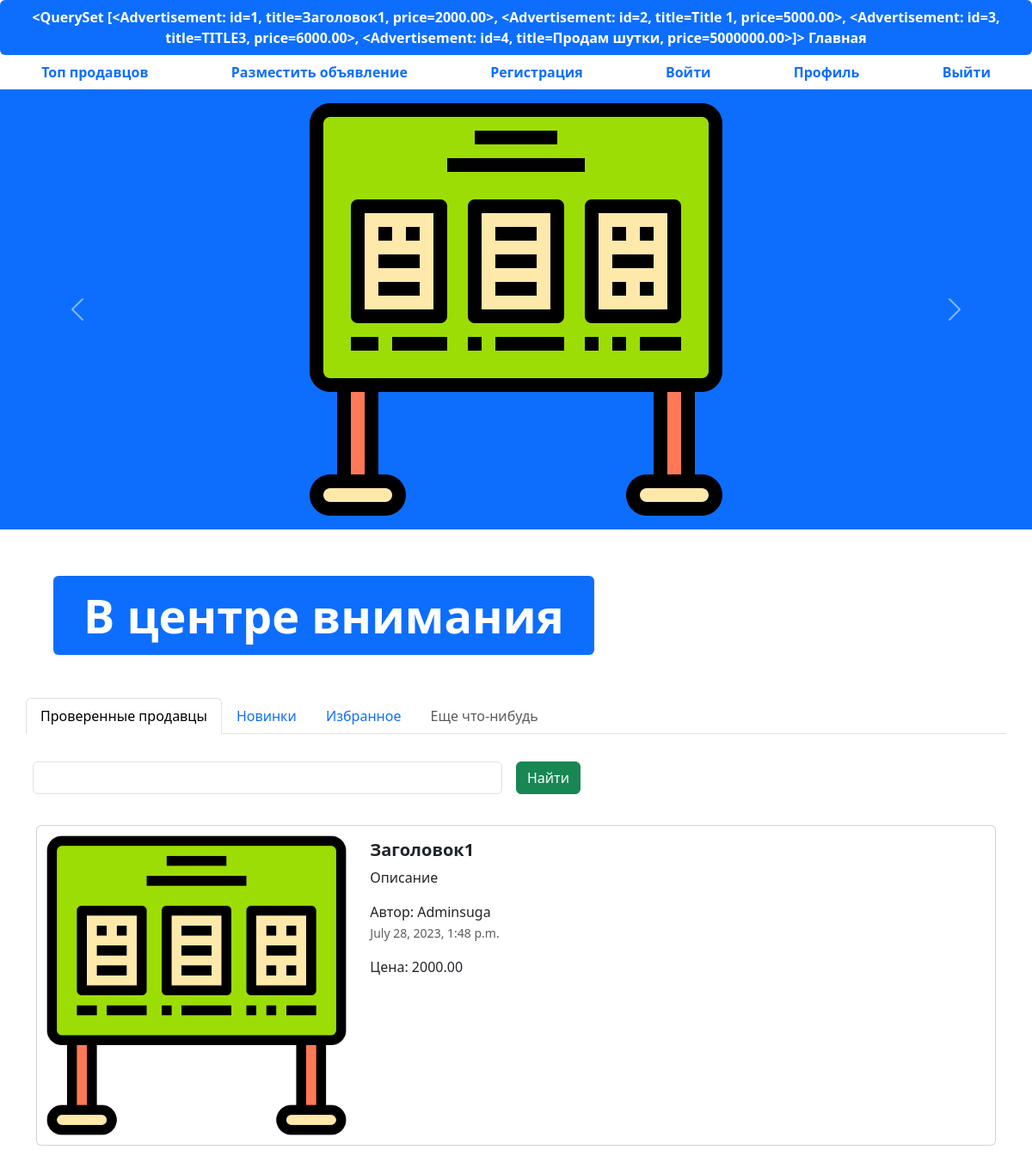
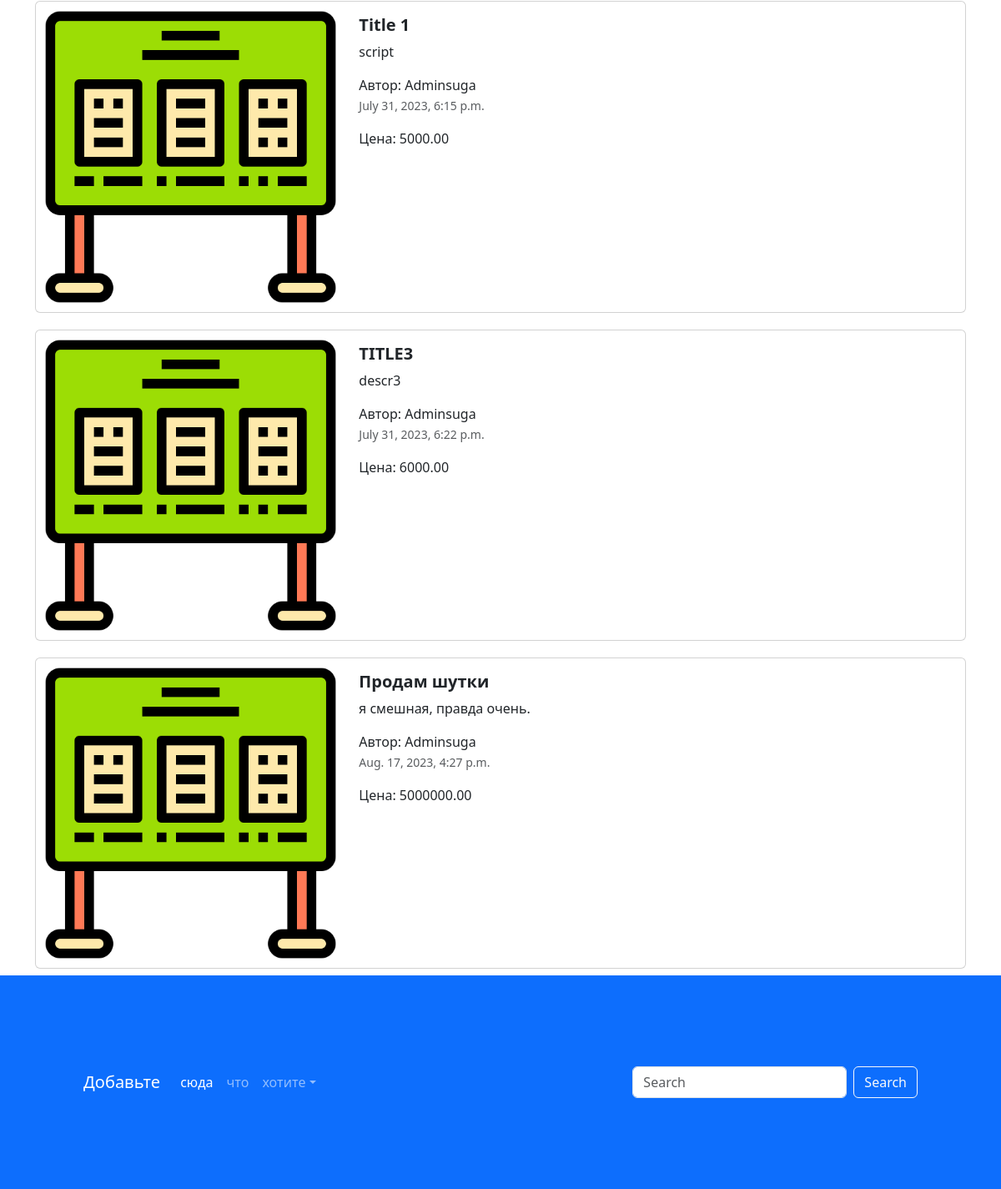
Before: / with the older database file (2 pictures, top to bottom).
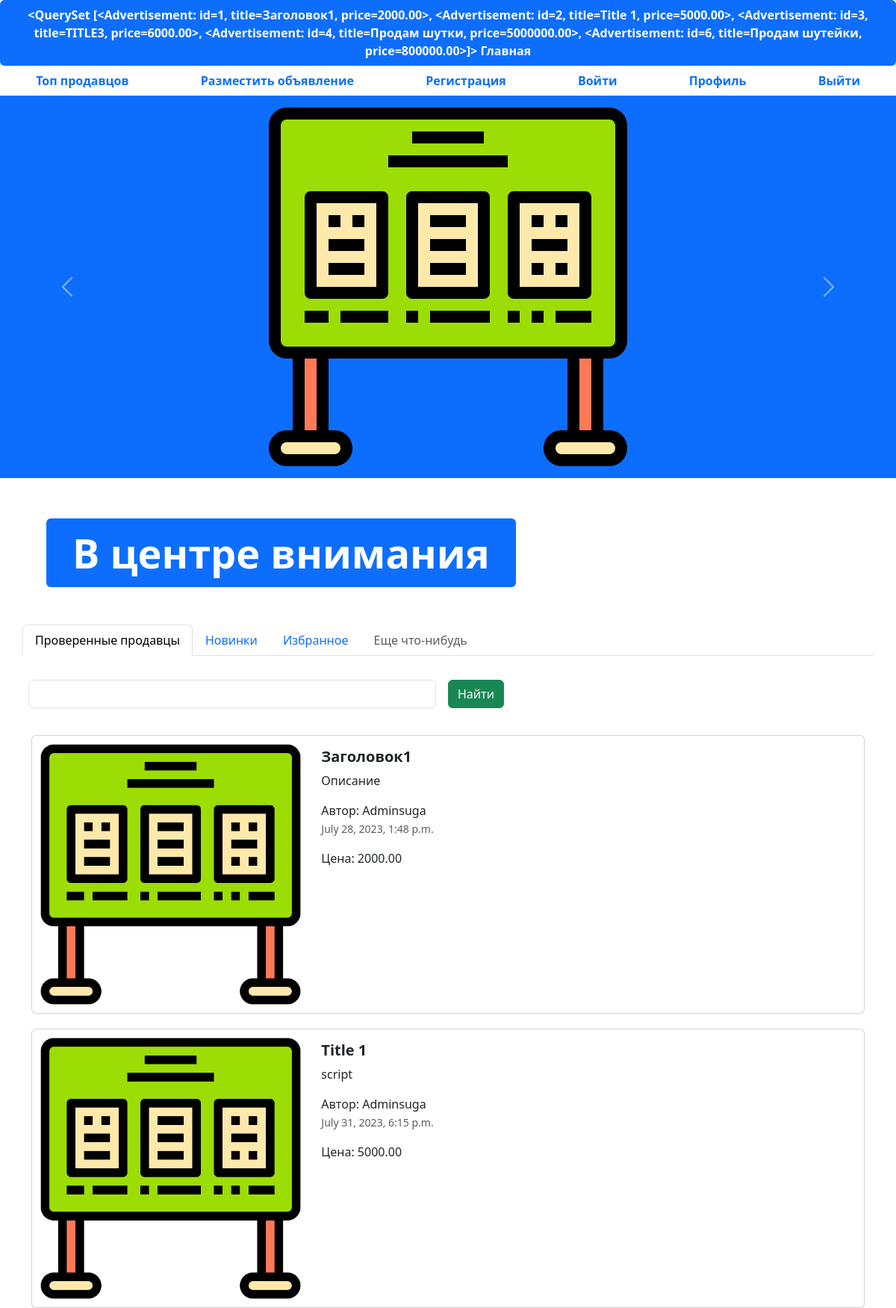
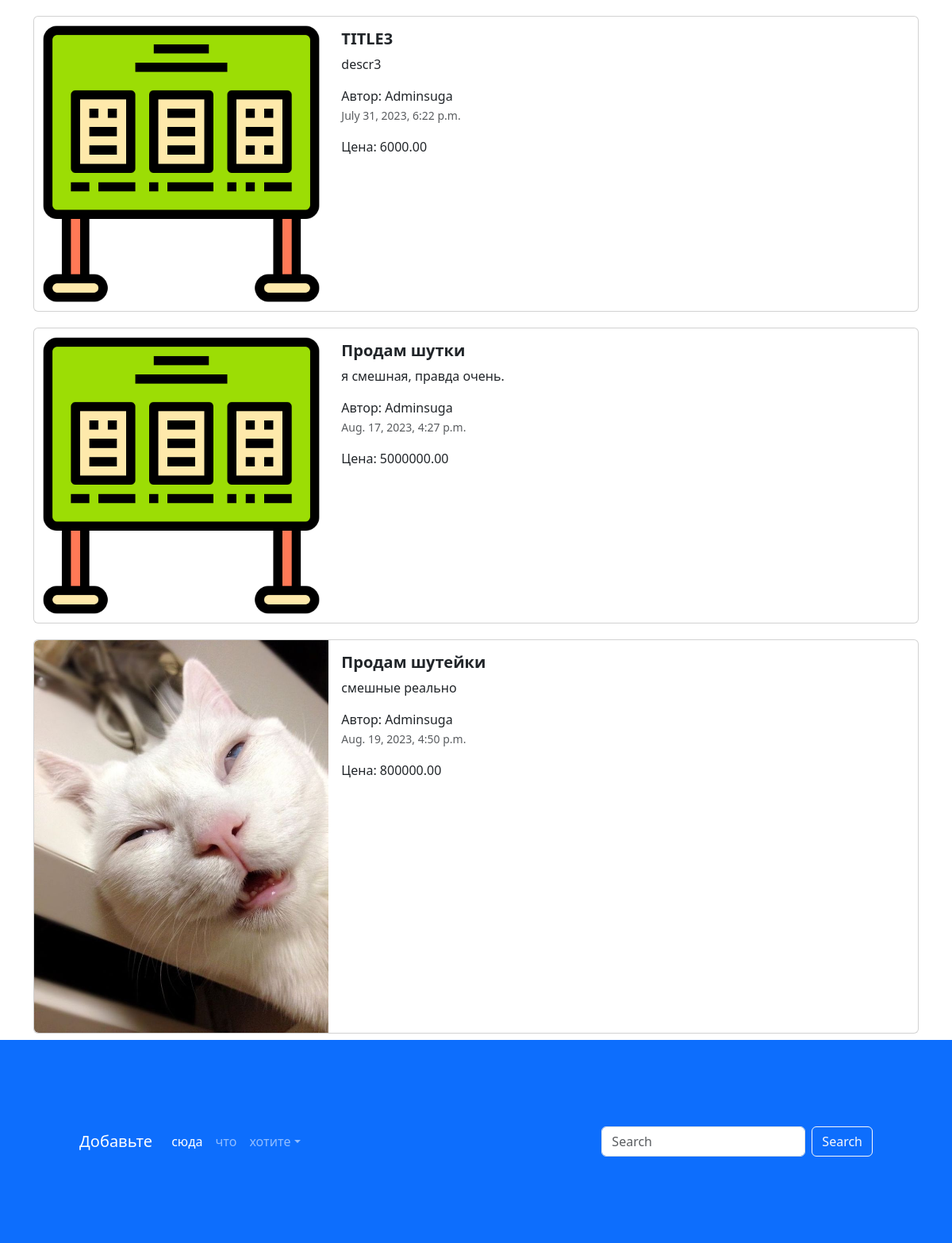
After: the same page with the newer database file (2 pictures, top to bottom).
### app_advertisements/models.py (models this page shows, shortened)
class Advertisement(models.Model):
    title = models.CharField('Заголовок',max_length=128)
    description = models.TextField('Описание')
    price = models.DecimalField('Цена',max_digits=10,decimal_places=2)
    auction = models.BooleanField('Торг', help_text='Укажите, уместен ли торг')
    created_at = models.DateTimeField(auto_now_add=True)
    updated_at = models.DateTimeField(auto_now=True)
    user = models.ForeignKey(User, verbose_name='Пользователь', on_delete=models.CASCADE)
    image = models.ImageField( 'Изображение', upload_to='advertisements/')
    class Meta:
        db_table = 'advertisements'
    def __str__(self):
        return  ('id='+ str(self.id) + ', '+ 'title='+ self.title+', '+'price='+ str(self.price))

### app_advertisements/views.py (the view)
# urls.py: path('',index, name='base_page'),
def index(request):
    advertisements = Advertisement.objects.all()
    context = {'advertisements':advertisements}
    return render(request, 'index.html', context)

### templates/index.html (shortened to what this page needs)
{% extends 'base.html' %}
{% load static %}
{% block content %}
<ul class="nav nav-pills sticky-top bg-white nav-fill">
  <li class="nav-item">
    <a class="nav-link active" aria-current="page" href="{% url 'base_page' %}">
      <span style="font-weight: bold;"> {{ advertisements }} Главная</span>
    </a>
  </li>
  <li class="nav-item">
    <a class="nav-link" href="{% url 'top-sellers' %}"><span style="font-weight: bold;">Топ продавцов</span>
    </a>
  </li>
  <li class="nav-item">
    <a class="nav-link" href="advertisement-post.html">
      <span style="font-weight: bold;">Разместить объявление</span>
    </a>
  </li>
  <li class="nav-item">
    <a class="nav-link" href="register.html">
      <span style="font-weight: bold;">Регистрация</span>
    </a>
  </li>
  <li class="nav-item">
    <a class="nav-link" href="login.html">
      <span style="font-weight: bold;">Войти</span>
    </a>
  </li>
  <li class="nav-item">
    <a class="nav-link" href="profile.html">
      <span style="font-weight: bold;">Профиль</span>
    </a>
  </li>
  <li class="nav-item">
    <a class="nav-link" href="#">
      <span style="font-weight: bold;">Выйти</span>
    </a>
  </li>
</ul>
<div id="carouselExampleControls" class="carousel slide bg-primary" data-bs-ride="carousel">
  <div class="carousel-inner">
    <div class="carousel-item active">
      <img src='{% static "img/item.png" %}' class="mx-auto d-block w-33" alt="...">
    </div>
  </div>
  <button class="carousel-control-prev" type="button" data-bs-target="#carouselExampleControls" data-bs-slide="prev">
    <span class="carousel-control-prev-icon" aria-hidden="true"></span>
  </button>
  <button class="carousel-control-next" type="button" data-bs-target="#carouselExampleControls" data-bs-slide="next">
    <span class="carousel-control-next-icon" aria-hidden="true"></span>
  </button>
</div>
<div class="container" style="margin: 50px;">
  <div class="display-2">
    <span class="badge bg-primary">В центре внимания</span>
  </div>
</div>
<div class="container">
  <div class="row">
    <ul class="nav nav-tabs bg-white">
      <li class="nav-item">
        <a class="nav-link active" aria-current="page" href="#">Проверенные продавцы</a>
      </li>
      <li class="nav-item">
        <a class="nav-link" href="#">Новинки</a>
      </li>
      <li class="nav-item">
        <a class="nav-link" href="#">Избранное</a>
      </li>
      <li class="nav-item">
        <a class="nav-link disabled" href="#" tabindex="-1" aria-disabled="true">Еще что-нибудь</a>
      </li>
    </ul>
    <form class="row g-3">
      <div class="col-auto w-50">
        <input type="text" class="form-control">
      </div>
      <div class="col-auto">
        <button type="submit" class="btn btn-success mb-3">Найти</button>
      </div>
    </form>
  </div>
  <div class="col">
    {% for adv in advertisements %}
    <div class="card mb-2" style="max-width: 1200px; margin-top: 20px;">
      <div class="row g-0">
        <div class="col-md-4">
          <a href="advertisement.html" class="nav-link">
            <img src='{% if adv.image  %}  {{ adv.image.url }} {% else %} {% static "img/item.png" %} {% endif %}' class="img-fluid rounded-start" alt="Нет фото">
          </a>
        </div>
        <div class="col-md-8">
          <div class="card-body">
            <h5 class="card-title">
              <a href="advertisement.html" class="nav-link"><strong>{{ adv.title }}</strong></a>
            </h5>
            <a href="advertisement.html" class="nav-link">
              <p class="card-text">
                {{ adv.description }}
              </p>
              <span>Автор: {{ adv.user }}</span>
              <p class="card-text"><small class="text-muted">{{ adv.created_at }}</small></p>
              <span>Цена: {{ adv.price }}</span>
            </a>
          </div>
        </div>
      </div>
    </div>
    {% endfor %}
  </div>
</div>
<footer style="padding: 100px;" class="bg-primary">
  <nav class="navbar navbar-expand-sm navbar-dark">
    <a class="navbar-brand" href="#">Добавьте</a>
    <div class="collapse navbar-collapse" id="collapsibleNavId">
      <ul class="navbar-nav me-auto mt-2 mt-lg-0">
        <li class="nav-item">
          <a class="nav-link active" href="#" aria-current="page">сюда</a>
        </li>
        <li class="nav-item">
          <a class="nav-link" href="#">что</a>
        </li>
        <li class="nav-item dropdown">
          <a class="nav-link dropdown-toggle" href="#" id="dropdownId" data-bs-toggle="dropdown" aria-haspopup="true"
             aria-expanded="false">хотите</a>
        </li>
      </ul>
      <form class="d-flex my-2 my-lg-0">
        <input class="form-control me-sm-2" type="text" placeholder="Search">
        <button class="btn btn-outline-light my-2 my-sm-0" type="submit">Search</button>
      </form>
    </div>
  </nav>
</footer>
{% endblock %}

### templates/base.html (shortened to what this page needs)
{% load static %}
<!DOCTYPE html>
<html lang="en">
<head>
  <link href='{% static "css/bootstrap.min.css" %}' rel="stylesheet">
  <link rel="stylesheet" href='{% static "css/fontello.css" %}'>
</head>
<body>
{% block content %}
{%  endblock %}
</body>
</html>

Changed rows visible on the page:
computed for Advertisement "Заголовок1": id+title+price "…<Advertisement: id=4, title=Продам шутки, price=5000000.00>]>" → "…<Advertisement: id=4, title=Продам шутки, price=5000000.00>, <Advertisement: id=6, title=Продам шутейки, price=800000.00>]>"
added Advertisement: image (picture), title "Продам шутейки", description "смешные реально", user "Adminsuga", created_at "Aug. 19, 2023, 4:50 p.m.", price "800000.00"
